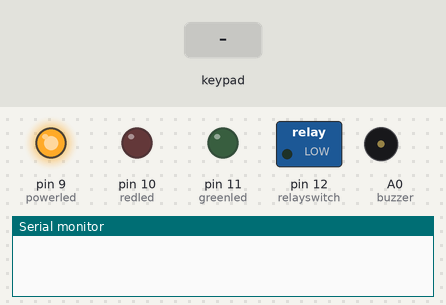
Simulated run of this sketch. Board: Arduino Uno, built for the host (arithmetic inside an expression is 32-bit, double 64-bit). On the bench: switched loads named in the sketch (green lamp = pin HIGH), output pins drawn as LEDs (lit = HIGH), buzzer (waves = sounding, pin HIGH), the last lines printed to the serial monitor. The inputs (shaded band) are chosen by the test bench. The local clock reads 2024-03-15 10:24:30 at power-on unless the sketch sets it; EEPROM starts erased.

Above: at 1.2 s.
1.3 s: key '#' pressed
At 3.6 s:
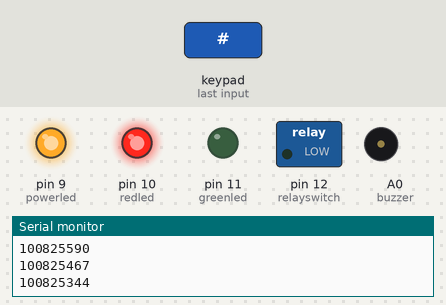
4.3 s: keypad keys 2 3 4 5 # pressed 0.4 s apart
At 7.04 s:
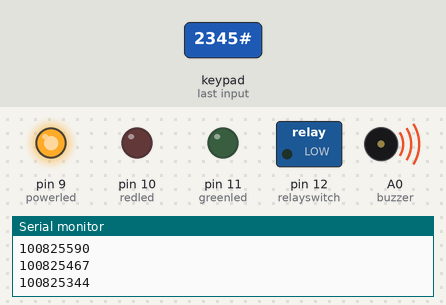
Timing chart, 0 to 10.0 s (numbered marks = the images above; inputs shaded):
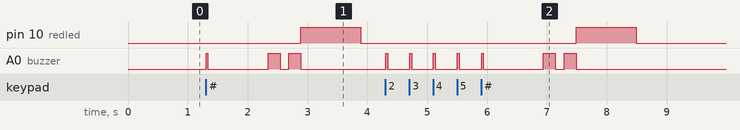

Measured:
- after the input at 1.3 s, pin 10 (redled): LOW → HIGH after 1.6 s, → LOW 1.0 s later; A0 (buzzer): goes HIGH 0.03 s, LOW 1.0 s, HIGH 0.20 s, LOW 0.15 s, HIGH 0.20 s, then LOW, starting at once
- after the input at 4.3 s, pin 10 (redled): LOW → HIGH after 3.2 s, → LOW 1.0 s later; A0 (buzzer): goes 4 × (HIGH 0.03 s, LOW 0.37 s), HIGH 0.03 s, LOW 1.0 s, HIGH 0.20 s, LOW 0.15 s, HIGH 0.20 s, then LOW, starting at once

The sketch:

nanofinale.ino
```cpp
#include <Wire.h>
#include <EEPROMex.h>
#include <Keypad.h>
#include "RTClib.h"

#define buzzer A0
#define redled 10
#define greenled 11
#define powerled 9
#define relayswitch 12

RTC_DS3231 rtc;
int c_id = 4;
int date_id;
long passcalc;
long passcalc1;
long passcalc2;

char daysOfTheWeek[7][12] = {"Sunday", "Monday", "Tuesday", "Wednesday", "Thursday", "Friday", "Saturday"};

String inputkeys,k1,g1,f1;
String aa,bb,cc,dd,ee,ff,gg,hh,ii;
String mm,nn,oo;
char customkey = 0;
const byte ROWS = 4; //four rows
const byte COLS = 4; //four columns
//define the cymbols on the buttons of the keypads
char hexaKeys[ROWS][COLS] = {
  {'1','2','3'},
  {'4','5','6'},
  {'7','8','9'},
  {'*','0','#'}
};
byte rowPins[ROWS] = {2, 3, 4, 5}; //connect to the row pinouts of the keypad
byte colPins[COLS] = {6, 7, 8}; //connect to the column pinouts of the keypad

//initialize an instance of class NewKeypad
Keypad customKeypad = Keypad( makeKeymap(hexaKeys), rowPins, colPins, ROWS, COLS);

long readLong()
{
    long cv = EEPROM.readLong(0);
    mm = String(cv);
//    Serial.println("Reading Custom Data that Written at Address 0");
//    Serial.println(mm);
    aa = mm;
    long cb = EEPROM.readLong(255);
    nn = String(cb);
//    Serial.println("Reading Custom Data that Written at Address 255");
//    Serial.println(nn);
    bb = nn;
    long cn = EEPROM.readLong(511);
    oo = String(cn);
//    Serial.println("Reading Custom Data that Written at Address 511");
//    Serial.println(cn);
    cc = oo;
}

void setup(){
  pinMode(powerled,OUTPUT);
  pinMode(relayswitch,OUTPUT);
  digitalWrite(relayswitch,LOW);
  pinMode(redled,OUTPUT);
  pinMode(greenled,OUTPUT);
  pinMode(buzzer,OUTPUT);
  //Power Led Turns On Forever
  digitalWrite(powerled,HIGH);
  Serial.begin(9600);
  // Use the Below Loop to Clear the EEPROM (Not Much Required)
/*  for (int i = 0 ; i < EEPROM.length() ; i++) {
    EEPROM.write(i, 0);
  }*/
  if (! rtc.begin()) {
    Serial.println("Couldn't find RTC");
    //If RTC is Not Running Power LED Turns OFF
    digitalWrite(powerled,LOW);
    while (1);
  }
//    if (! rtc.isrunning()) {
//    Serial.println("RTC is NOT running!");
//    //If RTC is Not Running Power LED Turns OFF
//    digitalWrite(powerled,LOW);
//    // following line sets the RTC to the date & time this sketch was compiled
//    rtc.adjust(DateTime(F(__DATE__), F(__TIME__)));
//    // This line sets the RTC with an explicit date & time, for example to set
//    // January 21, 2014 at 3am you would call:
//   //rtc.adjust(DateTime(2016, 9, 07, 21, 12, 33));
//  }
   //rtc.adjust(DateTime(2016, 7, 1, 2, 51, 0));
   // Current Date and Time has been set with this Format YYYY/MM/DD HH/MM/SS
   // Uncomment above Line rtc.adjust While Setting Date and Time to the DS1307 RTC
   //DateTime dt0 (YYYY, MM, DD, HH, MM, SS);
    DateTime start_date (2016, 6, 1, 0, 0, 0);
  readLong();
}
//-----------------------------------------------------------------PASSWORD GENERATION START--------------------------------------------------------------------//
long pass_gen(){
  DateTime start_date (2016, 6, 1, 0, 0, 0);
  DateTime date_today (rtc.now());
  TimeSpan delta = date_today - start_date;
//  delay(1000);
  long date_id = delta.days();
  long local_hour = date_today.hour();
  long local_min = date_today.minute();
  long gen_hour = local_hour * 12;
  long gen_min = local_min / 5;
  long tempTimeID = gen_hour + gen_min;
  long tempTimeID1 = tempTimeID - 1;
  long tempTimeID2 = tempTimeID - 2;
  long passcalc = 100000L + ((((((date_id - 1) * 288) + tempTimeID) * 123) - 123) + 1) + (c_id * 7);
  Serial.println(passcalc);
  Serial.println();
  return passcalc;
}
long pass_gen1(){
  DateTime start_date (2016, 6, 1, 0, 0, 0);
  DateTime date_today (rtc.now());
  TimeSpan delta = date_today - start_date;
//  delay(1000);
  long date_id = delta.days();
  long local_hour = date_today.hour();
  long local_min = date_today.minute();
  long gen_hour = local_hour * 12;
  long gen_min = local_min / 5;
  long tempTimeID = gen_hour + gen_min;
  long tempTimeID1 = tempTimeID - 1;
  long tempTimeID2 = tempTimeID - 2;
  long passcalc1 = 100000L + ((((((date_id - 1) * 288) + tempTimeID1) * 123) - 123) + 1) + (c_id * 7);
  Serial.println(passcalc1);
  Serial.println();
  return passcalc1;
}
long pass_gen2(){
  DateTime start_date (2016, 6, 1, 0, 0, 0);
  DateTime date_today (rtc.now());
  TimeSpan delta = date_today - start_date;
//  delay(1000);
  long date_id = delta.days();
  long local_hour = date_today.hour();
  long local_min = date_today.minute();
  long gen_hour = local_hour * 12;
  long gen_min = local_min / 5;
  long tempTimeID = gen_hour + gen_min;
  long tempTimeID1 = tempTimeID - 1;
  long tempTimeID2 = tempTimeID - 2;
  long passcalc2 = 100000L + ((((((date_id - 1) * 288) + tempTimeID2) * 123) - 123) + 1) + (c_id * 7);
  Serial.println(passcalc2);
  Serial.println();
  return passcalc2;
}
 //-----------------------------------------------------------------PASSWORD GENERATION CLOSE--------------------------------------------------------------------//
void loop(){
  customkey = customKeypad.getKey();
  if(customkey){
    inputkeys += customkey;
    buzz();
    if(inputkeys.endsWith("#"))
    {
      int a =inputkeys.length();
      inputkeys.remove(a-1);
      checkitout();
    }
  }
}

long checkitout(){
  Serial.println("Checked it Out");
  Serial.println(inputkeys);
  real_time();
  long k = pass_gen();
  k1 = String(k);
  long g = pass_gen1();
  g1 = String(g);
  long f = pass_gen2();
  f1 = String(f);
  if(inputkeys == aa || inputkeys == bb || inputkeys == cc || inputkeys == dd || inputkeys == ee || inputkeys == ff || inputkeys == gg || inputkeys == ii){
//    Serial.println("Already Used Keys");
    failurebuzz();
    //RedLed Blink Once;
    digitalWrite(redled,HIGH);
    delay(1000);
    digitalWrite(redled,LOW);
  }
  else if (inputkeys == k1){
//    Serial.println("Key's are Equal to Passcalc");
    successbuzz();
    ii = "";
    ii = hh;
    hh = gg;
    gg = ff;
    ff = ee;
    ee = dd;
    dd = cc;
    cc = bb;
    bb = aa;
    aa = k1;
    EEPROM.writeLong(0,0);
    EEPROM.writeLong(0,k);
    digitalWrite(relayswitch,HIGH);
    digitalWrite(greenled,HIGH);
    delay(3000);
    digitalWrite(greenled,LOW);
    digitalWrite(relayswitch,LOW);
  }
  else if (inputkeys == g1){
//    Serial.println("Key's are Equal to Passcalc1");
    successbuzz();
    ii = "";
    ii = hh;
    hh = gg;
    gg = ff;
    ff = ee;
    ee = dd;
    dd = cc;
    cc = bb;
    bb = aa;
    aa = g1;
    EEPROM.writeLong(255,0);
    EEPROM.writeLong(255,g);
    digitalWrite(relayswitch,HIGH);
    digitalWrite(greenled,HIGH);
    delay(3000);
    digitalWrite(greenled,LOW);
    digitalWrite(relayswitch,LOW);
  }
  else if (inputkeys == f1){
//    Serial.println("Key's are Equal to Passcalc2");
    successbuzz();
    ii = "";
    ii = hh;
    hh = gg;
    gg = ff;
    ff = ee;
    ee = dd;
    dd = cc;
    cc = bb;
    bb = aa;
    aa = f1;
    EEPROM.writeLong(511,0);
    EEPROM.writeLong(511,f);
    digitalWrite(relayswitch,HIGH);
    digitalWrite(greenled,HIGH);
    delay(3000);
    digitalWrite(greenled,LOW);
    digitalWrite(relayswitch,LOW);
  }
  else
  {
//    Serial.println("Key's Doesn't Matched with any of Password Calculations");
    failurebuzz();
    digitalWrite(redled,HIGH);
    delay(1000);
    digitalWrite(redled,LOW);
  }
  inputkeys ="";
}
void real_time() {
    DateTime now = rtc.now();

    Serial.print(now.year(), DEC);
    Serial.print('/');
    Serial.print(now.month(), DEC);
    Serial.print('/');
    Serial.print(now.day(), DEC);
    Serial.print(" (");
    Serial.print(daysOfTheWeek[now.dayOfTheWeek()]);
    Serial.print(") ");
    Serial.print(now.hour(), DEC);
    Serial.print(':');
    Serial.print(now.minute(), DEC);
    Serial.print(':');
    Serial.print(now.second(), DEC);
    Serial.println();

    Serial.println();
    delay(1000);
}
void buzz(){
  digitalWrite(buzzer,HIGH);
  delay(30);
  digitalWrite(buzzer,LOW);
}
void successbuzz(){
  digitalWrite(buzzer,HIGH);
  delay(450);
  digitalWrite(buzzer,LOW);
}
void failurebuzz(){
  digitalWrite(buzzer,HIGH);
  delay(200);
  digitalWrite(buzzer,LOW);
  delay(150);
  digitalWrite(buzzer,HIGH);
  delay(200);
  digitalWrite(buzzer,LOW);
}
```
